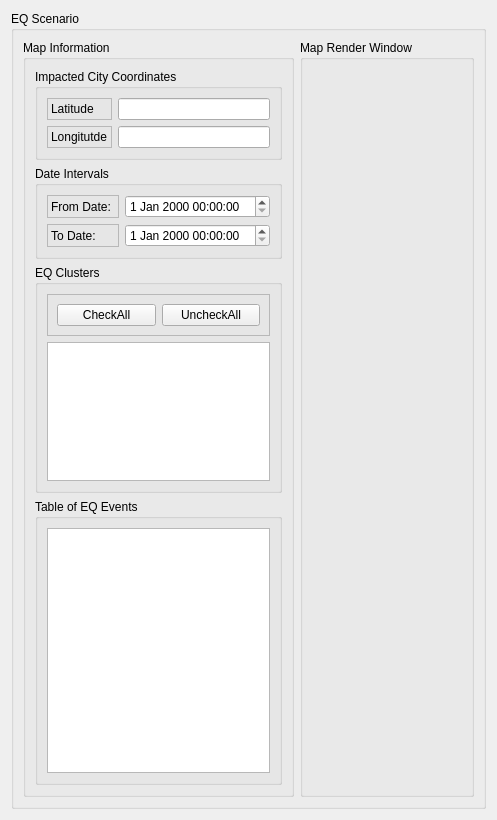
         <widget class="QWidget" name="eq_tab">
          <attribute name="title">
           <string>EQ-Map</string>
          </attribute>
          <layout class="QHBoxLayout" name="horizontalLayout_12">
           <item>
            <widget class="QGroupBox" name="groupBox_15">
             <property name="title">
              <string>EQ Scenario</string>
             </property>
             <layout class="QHBoxLayout" name="horizontalLayout_10">
              <item>
               <layout class="QHBoxLayout" name="horizontalLayout_7">
                <item>
                 <widget class="QGroupBox" name="mapinfo_groupBox_17">
                  <property name="sizePolicy">
                   <sizepolicy hsizetype="Preferred" vsizetype="Preferred">
                    <horstretch>2</horstretch>
                    <verstretch>0</verstretch>
                   </sizepolicy>
                  </property>
                  <property name="title">
                   <string>Map Information</string>
                  </property>
                  <layout class="QVBoxLayout" name="verticalLayout_24">
                   <item>
                    <widget class="QGroupBox" name="groupBox_18">
                     <property name="title">
                      <string>Impacted City Coordinates</string>
                     </property>
                     <layout class="QGridLayout" name="gridLayout_11">
                      <item row="0" column="0">
                       <widget class="QLabel" name="label_19">
                        <property name="frameShape">
                         <enum>QFrame::StyledPanel</enum>
                        </property>
                        <property name="text">
                         <string>Latitude</string>
                        </property>
                       </widget>
                      </item>
                      <item row="0" column="1">
                       <widget class="QLineEdit" name="lineEdit"/>
                      </item>
                      <item row="1" column="0">
                       <widget class="QLabel" name="label_20">
                        <property name="frameShape">
                         <enum>QFrame::StyledPanel</enum>
                        </property>
                        <property name="text">
                         <string>Longitutde</string>
                        </property>
                       </widget>
                      </item>
                      <item row="1" column="1">
                       <widget class="QLineEdit" name="lineEdit_2"/>
                      </item>
                     </layout>
                    </widget>
                   </item>
                   <item>
                    <widget class="QGroupBox" name="groupBox_16">
                     <property name="sizePolicy">
                      <sizepolicy hsizetype="Expanding" vsizetype="Expanding">
                       <horstretch>0</horstretch>
                       <verstretch>1</verstretch>
                      </sizepolicy>
                     </property>
                     <property name="title">
                      <string>Date Intervals</string>
                     </property>
                     <layout class="QGridLayout" name="gridLayout_8">
                      <item row="0" column="0">
                       <layout class="QGridLayout" name="gridLayout_7">
                        <item row="0" column="1">
                         <widget class="QDateTimeEdit" name="dateTimeEdit"/>
                        </item>
                        <item row="0" column="0">
                         <widget class="QLabel" name="label_17">
                          <property name="frameShape">
                           <enum>QFrame::StyledPanel</enum>
                          </property>
                          <property name="text">
                           <string>From Date: </string>
                          </property>
                         </widget>
                        </item>
                        <item row="1" column="0">
                         <widget class="QLabel" name="label_18">
                          <property name="frameShape">
                           <enum>QFrame::StyledPanel</enum>
                          </property>
                          <property name="text">
                           <string>To Date: </string>
                          </property>
                         </widget>
                        </item>
                        <item row="1" column="1">
                         <widget class="QDateTimeEdit" name="dateTimeEdit_2"/>
                        </item>
                       </layout>
                      </item>
                     </layout>
                    </widget>
                   </item>
                   <item>
                    <widget class="QGroupBox" name="groupBox_17">
                     <property name="sizePolicy">
                      <sizepolicy hsizetype="Expanding" vsizetype="Expanding">
                       <horstretch>0</horstretch>
                       <verstretch>4</verstretch>
                      </sizepolicy>
                     </property>
                     <property name="title">
                      <string>EQ Clusters </string>
                     </property>
                     <layout class="QVBoxLayout" name="verticalLayout_7">
                      <item>
                       <widget class="QFrame" name="frame">
                        <property name="frameShape">
                         <enum>QFrame::StyledPanel</enum>
                        </property>
                        <property name="frameShadow">
                         <enum>QFrame::Raised</enum>
                        </property>
                        <layout class="QHBoxLayout" name="horizontalLayout_18">
                         <item>
                          <widget class="QPushButton" name="checkall_pushButton">
                           <property name="text">
                            <string>CheckAll</string>
                           </property>
                          </widget>
                         </item>
                         <item>
                          <widget class="QPushButton" name="uncheckall_pushButton">
                           <property name="text">
                            <string>UncheckAll</string>
                           </property>
                          </widget>
                         </item>
                        </layout>
                       </widget>
                      </item>
                      <item>
                       <widget class="QTableWidget" name="tableWidget_3">
                        <property name="inputMethodHints">
                         <set>Qt::ImhDigitsOnly|Qt::ImhFormattedNumbersOnly|Qt::ImhPreferNumbers</set>
                        </property>
                        <property name="sizeAdjustPolicy">
                         <enum>QAbstractScrollArea::AdjustIgnored</enum>
                        </property>
                        <property name="editTriggers">
                         <set>QAbstractItemView::NoEditTriggers</set>
                        </property>
                       </widget>
                      </item>
                     </layout>
                    </widget>
                   </item>
                   <item>
                    <widget class="QGroupBox" name="groupBox_5">
                     <property name="sizePolicy">
                      <sizepolicy hsizetype="Preferred" vsizetype="Preferred">
                       <horstretch>0</horstretch>
                       <verstretch>5</verstretch>
                      </sizepolicy>
                     </property>
                     <property name="title">
                      <string>Table of EQ Events</string>
                     </property>
                     <layout class="QGridLayout" name="gridLayout_10">
                      <item row="0" column="0">
                       <widget class="QTableWidget" name="tableWidget_2">
                        <property name="sizeAdjustPolicy">
                         <enum>QAbstractScrollArea::AdjustIgnored</enum>
                        </property>
                        <property name="editTriggers">
                         <set>QAbstractItemView::NoEditTriggers</set>
                        </property>
                       </widget>
                      </item>
                     </layout>
                    </widget>
                   </item>
                  </layout>
                 </widget>
                </item>
                <item>
                 <widget class="QGroupBox" name="mapgroup_groupBox_16">
                  <property name="sizePolicy">
                   <sizepolicy hsizetype="Expanding" vsizetype="Expanding">
                    <horstretch>6</horstretch>
                    <verstretch>0</verstretch>
                   </sizepolicy>
                  </property>
                  <property name="title">
                   <string>Map Render Window</string>
                  </property>
                  <layout class="QVBoxLayout" name="verticalLayout_16">
                   <item>
                    <layout class="QVBoxLayout" name="verticalLayout_4"/>
                   </item>
                  </layout>
                 </widget>
                </item>
               </layout>
              </item>
             </layout>
            </widget>
           </item>
          </layout>
         </widget>
